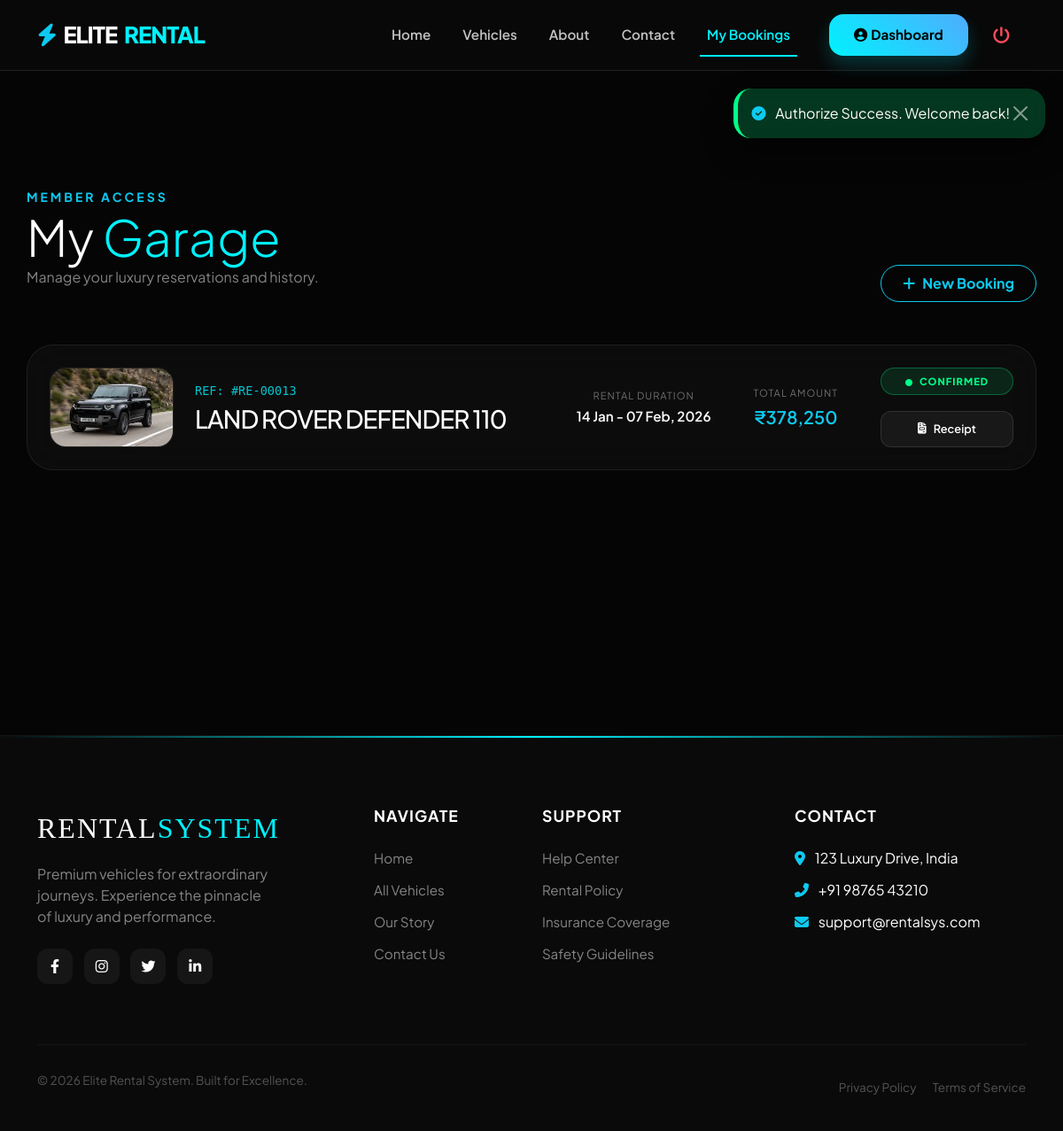
The app's page /user/my_bookings.php (signed in) with its own data.
### tables this page shows
CREATE TABLE `bookings` (
  `id` int(11) NOT NULL,
  `user_id` int(11) NOT NULL,
  `vehicle_id` int(11) NOT NULL,
  `from_date` date NOT NULL,
  `to_date` date NOT NULL,
  `total_price` decimal(10,2) NOT NULL,
  `status` varchar(20) DEFAULT 'confirmed',
  `booking_date` timestamp NOT NULL DEFAULT current_timestamp()
);

CREATE TABLE `vehicles` (
  `id` int(11) NOT NULL,
  `brand` varchar(100) DEFAULT NULL,
  `model` varchar(100) DEFAULT NULL,
  `type` varchar(50) DEFAULT NULL,
  `price_per_day` int(11) DEFAULT NULL,
  `image` varchar(255) DEFAULT NULL,
  `fuel_type` varchar(50) DEFAULT NULL,
  `transmission` varchar(50) DEFAULT NULL,
  `seats` int(11) DEFAULT NULL,
  `hp` int(11) DEFAULT NULL,
  `status` varchar(20) DEFAULT 'available'
);

### user/my_bookings.php (the view, shortened to what this page needs)
<?php
require_once(__DIR__ . '/../includes/db.php');
include(__DIR__ . '/../includes/header.php');
$u_id = $_SESSION['user_id'];
$query = "SELECT b.*, v.brand, v.model, v.image, v.id as v_id
          FROM bookings b
          JOIN vehicles v ON b.vehicle_id = v.id
          WHERE b.user_id = '$u_id'
          ORDER BY b.id DESC";
$result = mysqli_query($conn, $query);
?>
<link rel="stylesheet" href="https://cdnjs.cloudflare.com/ajax/libs/animate.css/4.1.1/animate.min.css"/>
<div class="container bookings-container">
    <div class="d-flex justify-content-between align-items-end mb-5 animate__animated animate__fadeIn">
        <div>
            <span class="text-info text-uppercase fw-bold small" style="letter-spacing: 3px;">Member Access</span>
            <h1 class="fw-800 mb-0 display-4">My <span style="color: var(--accent)">Garage</span></h1>
            <p class="text-white-50">Manage your luxury reservations and history.</p>
        </div>
        <a href="<?php echo BASE_URL; ?>vehicles.php" class="btn btn-outline-info rounded-pill px-4 py-2 fw-bold">
            <i class="fas fa-plus me-2"></i>New Booking
        </a>
    </div>
    <?php if (mysqli_num_rows($result) > 0): ?>
        <div class="row">
            <div class="col-12">
                <?php while ($row = mysqli_fetch_assoc($result)):
                    $status_raw = strtolower($row['status']);
                    $status_display = ucfirst($status_raw);
                ?>
                    <div class="booking-card-modern d-flex align-items-center flex-wrap animate__animated animate__fadeInUp">
                        <div class="me-4 mb-3 mb-md-0">
                            <img src="<?php echo BASE_URL; ?>uploads/vehicles/<?php echo $row['image']; ?>" class="vehicle-thumb" alt="Vehicle">
                        </div>
                        <div class="flex-grow-1 me-4 mb-3 mb-md-0">
                            <span class="booking-id">REF: #RE-<?php echo str_pad($row['id'], 5, "0", STR_PAD_LEFT); ?></span>
                            <h3 class="mb-0 fw-800 text-uppercase" style="letter-spacing: -1px;"><?php echo htmlspecialchars($row['brand'] . " " . $row['model']); ?></h3>
                        </div>
                        <div class="me-5 d-none d-lg-block text-center">
                            <div class="date-label">Rental Duration</div>
                            <div class="date-value">
                                <?php echo date('d M', strtotime($row['from_date'])); ?> -
                                <?php echo date('d M, Y', strtotime($row['to_date'])); ?>
                            </div>
                        </div>
                        <div class="me-5 text-center">
                            <div class="date-label">Total Amount</div>
                            <div class="date-value text-info fs-5">₹<?php echo number_format($row['total_price']); ?></div>
                        </div>
                        <div class="btn-action-group">
                            <div class="text-center">
                                <span class="status-pill status-<?php echo $status_display; ?> mb-2 w-100">
                                    <i class="fas fa-circle me-1" style="font-size: 0.5rem;"></i> <?php echo $status_display; ?>
                                </span>
                            </div>
                            <a href="<?php echo BASE_URL; ?>user/download_receipt.php?id=<?php echo $row['id']; ?>"
                               class="btn-custom btn-receipt <?php echo ($status_raw != 'confirmed') ? 'disabled' : ''; ?>">
                                <i class="fas fa-file-invoice"></i> Receipt
                            </a>
                        </div>
                    </div>
                <?php endwhile; ?>
            </div>
        </div>
    <?php endif; ?>
</div>
<?php
include(__DIR__ . '/../includes/footer.php');
?>

### includes/header.php (style rules this page uses)
:root { --accent: #00f2fe; --nav-bg: rgba(10, 10, 10, 0.85); }
body { font-family: 'Plus Jakarta Sans', sans-serif; padding-top: 90px; background: #050505; color: #fff; }

### user/my_bookings.php (style rules this page uses)
:root { --accent: #00f2fe; --glass: rgba(255, 255, 255, 0.03); }
body { background: #050505 !important; color: #fff; font-family: 'Plus Jakarta Sans', sans-serif; }
.bookings-container { padding: 120px 0 80px; min-height: 80vh; }
.booking-card-modern { background: var(--glass); border: 1px solid rgba(255, 255, 255, 0.08); border-radius: 30px; padding: 25px; margin-bottom: 25px; transition: 0.4s cubic-bezier(0.175, 0.885, 0.32, 1.275); backdrop-filter: blur(20px); }
.vehicle-thumb { width: 140px; height: 90px; object-fit: cover; border-radius: 18px; border: 1px solid rgba(255,255,255,0.1); }
.status-pill { padding: 6px 16px; border-radius: 50px; font-size: 0.7rem; font-weight: 800; text-transform: uppercase; letter-spacing: 1px; display: inline-block; text-align: center; }
.status-Confirmed { background: rgba(0, 255, 136, 0.1); color: #00ff88; border: 1px solid rgba(0, 255, 136, 0.3); }
.booking-id { font-family: 'Monospace'; color: var(--accent); font-size: 0.85rem; opacity: 0.8; display: block; margin-bottom: 5px; }
.date-label { color: rgba(255,255,255,0.4); font-size: 0.7rem; text-transform: uppercase; letter-spacing: 1px; margin-bottom: 4px; }
.date-value { font-weight: 600; font-size: 0.95rem; }
.btn-action-group { display: flex; flex-direction: column; gap: 10px; min-width: 150px; }
.btn-custom { padding: 10px 20px; border-radius: 12px; font-size: 0.8rem; text-decoration: none; transition: 0.3s; display: inline-flex; align-items: center; justify-content: center; gap: 8px; font-weight: 600; border: 1px solid transparent; }
.btn-receipt { background: rgba(255,255,255,0.05); border: 1px solid rgba(255,255,255,0.1); color: #fff; }

### includes/footer.php (style rules this page uses)
:root { --footer-bg: #0a0a0a; --accent-glow: #00f2fe; }

### records on screen
bookings: vehicle.image (picture), id "00013", vehicle.model "LAND ROVER DEFENDER 110", from_date "14 Jan", to_date "07 Feb, 2026", total_price "378,250", status "CONFIRMED"

### other values on screen
$parts[0] "ELITE"
$parts[1] "RENTAL"
$_SESSION['success'] "Authorize Success. Welcome back!"
